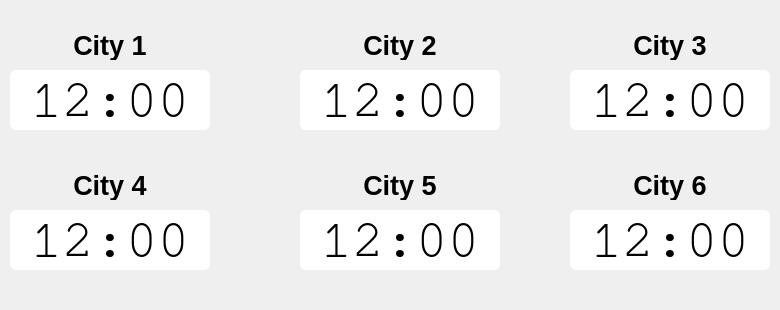
<?xml version="1.0" encoding="UTF-8"?>
<ui version="4.0">
 <class>WorldClockWidget</class>
 <widget class="QWidget" name="WorldClockWidget">
  <property name="geometry">
   <rect>
    <x>0</x>
    <y>0</y>
    <width>780</width>
    <height>310</height>
   </rect>
  </property>
  <property name="windowTitle">
   <string>Form</string>
  </property>
  <widget class="QLabel" name="city1">
   <property name="geometry">
    <rect>
     <x>35</x>
     <y>30</y>
     <width>150</width>
     <height>30</height>
    </rect>
   </property>
   <property name="font">
    <font>
     <pointsize>20</pointsize>
     <weight>75</weight>
     <bold>true</bold>
    </font>
   </property>
   <property name="text">
    <string>City 1</string>
   </property>
   <property name="alignment">
    <set>Qt::AlignCenter</set>
   </property>
  </widget>
  <widget class="QLabel" name="city2">
   <property name="geometry">
    <rect>
     <x>325</x>
     <y>30</y>
     <width>150</width>
     <height>30</height>
    </rect>
   </property>
   <property name="font">
    <font>
     <pointsize>20</pointsize>
     <weight>75</weight>
     <bold>true</bold>
    </font>
   </property>
   <property name="text">
    <string>City 2</string>
   </property>
   <property name="alignment">
    <set>Qt::AlignCenter</set>
   </property>
  </widget>
  <widget class="QLabel" name="city3">
   <property name="geometry">
    <rect>
     <x>595</x>
     <y>30</y>
     <width>150</width>
     <height>30</height>
    </rect>
   </property>
   <property name="font">
    <font>
     <pointsize>20</pointsize>
     <weight>75</weight>
     <bold>true</bold>
    </font>
   </property>
   <property name="text">
    <string>City 3</string>
   </property>
   <property name="alignment">
    <set>Qt::AlignCenter</set>
   </property>
  </widget>
  <widget class="QLabel" name="city4">
   <property name="geometry">
    <rect>
     <x>35</x>
     <y>170</y>
     <width>150</width>
     <height>30</height>
    </rect>
   </property>
   <property name="font">
    <font>
     <pointsize>20</pointsize>
     <weight>75</weight>
     <bold>true</bold>
    </font>
   </property>
   <property name="text">
    <string>City 4</string>
   </property>
   <property name="alignment">
    <set>Qt::AlignCenter</set>
   </property>
  </widget>
  <widget class="QLabel" name="city5">
   <property name="geometry">
    <rect>
     <x>325</x>
     <y>170</y>
     <width>150</width>
     <height>30</height>
    </rect>
   </property>
   <property name="font">
    <font>
     <pointsize>20</pointsize>
     <weight>75</weight>
     <bold>true</bold>
    </font>
   </property>
   <property name="text">
    <string>City 5</string>
   </property>
   <property name="alignment">
    <set>Qt::AlignCenter</set>
   </property>
  </widget>
  <widget class="QLabel" name="city6">
   <property name="geometry">
    <rect>
     <x>595</x>
     <y>170</y>
     <width>150</width>
     <height>30</height>
    </rect>
   </property>
   <property name="font">
    <font>
     <pointsize>20</pointsize>
     <weight>75</weight>
     <bold>true</bold>
    </font>
   </property>
   <property name="text">
    <string>City 6</string>
   </property>
   <property name="alignment">
    <set>Qt::AlignCenter</set>
   </property>
  </widget>
  <widget class="QLabel" name="val2">
   <property name="geometry">
    <rect>
     <x>300</x>
     <y>70</y>
     <width>200</width>
     <height>60</height>
    </rect>
   </property>
   <property name="font">
    <font>
     <family>FreeMono</family>
     <pointsize>40</pointsize>
    </font>
   </property>
   <property name="styleSheet">
    <string notr="true">background-color: rgb(255, 255, 255);
color: black;
border-radius: 6px;</string>
   </property>
   <property name="text">
    <string>12:00</string>
   </property>
   <property name="alignment">
    <set>Qt::AlignCenter</set>
   </property>
  </widget>
  <widget class="QLabel" name="val3">
   <property name="geometry">
    <rect>
     <x>570</x>
     <y>70</y>
     <width>200</width>
     <height>60</height>
    </rect>
   </property>
   <property name="font">
    <font>
     <family>FreeMono</family>
     <pointsize>40</pointsize>
    </font>
   </property>
   <property name="styleSheet">
    <string notr="true">background-color: rgb(255, 255, 255);
color: black;
border-radius: 6px;</string>
   </property>
   <property name="text">
    <string>12:00</string>
   </property>
   <property name="alignment">
    <set>Qt::AlignCenter</set>
   </property>
  </widget>
  <widget class="QLabel" name="val5">
   <property name="geometry">
    <rect>
     <x>300</x>
     <y>210</y>
     <width>200</width>
     <height>60</height>
    </rect>
   </property>
   <property name="font">
    <font>
     <family>FreeMono</family>
     <pointsize>40</pointsize>
    </font>
   </property>
   <property name="styleSheet">
    <string notr="true">background-color: rgb(255, 255, 255);
color: black;
border-radius: 6px;</string>
   </property>
   <property name="text">
    <string>12:00</string>
   </property>
   <property name="alignment">
    <set>Qt::AlignCenter</set>
   </property>
  </widget>
  <widget class="QLabel" name="val6">
   <property name="geometry">
    <rect>
     <x>570</x>
     <y>210</y>
     <width>200</width>
     <height>60</height>
    </rect>
   </property>
   <property name="font">
    <font>
     <family>FreeMono</family>
     <pointsize>40</pointsize>
    </font>
   </property>
   <property name="styleSheet">
    <string notr="true">background-color: rgb(255, 255, 255);
color: black;
border-radius: 6px;</string>
   </property>
   <property name="text">
    <string>12:00</string>
   </property>
   <property name="alignment">
    <set>Qt::AlignCenter</set>
   </property>
  </widget>
  <widget class="QLabel" name="val4">
   <property name="geometry">
    <rect>
     <x>10</x>
     <y>210</y>
     <width>200</width>
     <height>60</height>
    </rect>
   </property>
   <property name="font">
    <font>
     <family>FreeMono</family>
     <pointsize>40</pointsize>
    </font>
   </property>
   <property name="styleSheet">
    <string notr="true">background-color: rgb(255, 255, 255);
color: black;
border-radius: 6px;</string>
   </property>
   <property name="text">
    <string>12:00</string>
   </property>
   <property name="alignment">
    <set>Qt::AlignCenter</set>
   </property>
  </widget>
  <widget class="QLabel" name="val1">
   <property name="geometry">
    <rect>
     <x>10</x>
     <y>70</y>
     <width>200</width>
     <height>60</height>
    </rect>
   </property>
   <property name="font">
    <font>
     <family>FreeMono</family>
     <pointsize>40</pointsize>
    </font>
   </property>
   <property name="styleSheet">
    <string notr="true">background-color: rgb(255, 255, 255);
color: black;
border-radius: 6px;</string>
   </property>
   <property name="text">
    <string>12:00</string>
   </property>
   <property name="alignment">
    <set>Qt::AlignCenter</set>
   </property>
  </widget>
 </widget>
 <resources/>
 <connections/>
</ui>
